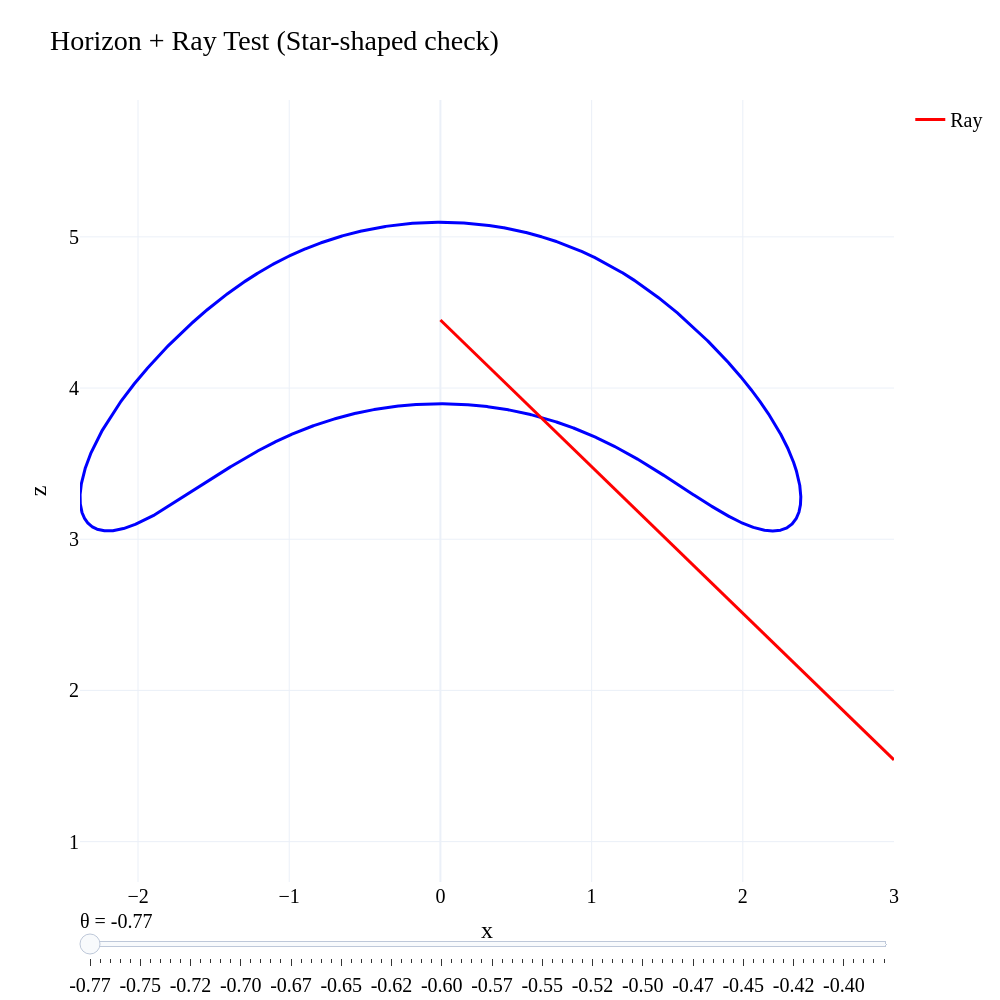

Write notebook code for a chart like this one.
### Code cell
import numpy as np
import plotly.graph_objects as go

fig = go.Figure()

data = np.loadtxt("/media/ashiquetnizar/BA78F8F778F8B36D/Common/Data_Cluster_transfer/A4.114_4.114/brill_twist_zsymmetric_4.114_4.114_200_100_2d_original/output_2d/xz/ana.CSI/prv.csv", delimiter=",", skiprows=1)
horizon = np.loadtxt("/home/ashiquetnizar/Projects/Reps/cc_axi/findAH/horizon_4.114_bif.txt", skiprows=1)

bifurcated = False

# --- Horizon data ---
x = horizon[:,0]
z = horizon[:,1]
zorg= 4.45
# --- Build closed loop ---
x_m = -x[1:-1]
z_m =  z[1:-1]

x_upper = np.concatenate([x, x_m[::-1]])
z_upper = np.concatenate([z, z_m[::-1]])

x_upper = np.append(x_upper, x_upper[0])
z_upper = np.append(z_upper, z_upper[0])

# --- Plot horizon ---
fig.add_trace(go.Scatter(
    x=x_upper,
    y=z_upper,
    mode="lines",
    showlegend=False,
    line=dict(width=3, color="blue")
))

# --- Lower loop if bifurcated ---
if bifurcated:
    fig.add_trace(go.Scatter(
        x=x_upper,
        y=-z_upper,
        mode="lines",
        showlegend=False,
        line=dict(width=3, color="blue")
    ))

# --- Initial ray ---
theta_vals = np.linspace(-0.77, -0.38, 80)

x_line = np.linspace(0, 3, 200)
z_line = np.tan(theta_vals[0]) * x_line + zorg

fig.add_trace(go.Scatter(
    x=x_line,
    y=z_line,
    mode="lines",
    line=dict(color="red", width=3),
    name="Ray"
))

# ✅ IMPORTANT: define AFTER adding ray
ray_trace_index = len(fig.data) - 1

# --- Frames ---
frames = []

for th in theta_vals:
    x_line = np.linspace(0, 3, 200)
    z_line = np.tan(th) * x_line +zorg

    frames.append(go.Frame(
        data=[go.Scatter(x=x_line, y=z_line)],
        traces=[ray_trace_index],   # ← correct now
        name=f"{th:.3f}"
    ))

fig.frames = frames

# --- Slider ---
fig.update_layout(
    sliders=[{
        "steps": [
            {
                "args": [[f"{th:.3f}"],
                         {"frame": {"duration": 0, "redraw": True},
                          "mode": "immediate"}],
                "label": f"{th:.2f}",
                "method": "animate"
            }
            for th in theta_vals
        ],
        "currentvalue": {"prefix": "θ = "}
    }]
)

# --- Layout ---
fig.update_layout(
    title="Horizon + Ray Test (Star-shaped check)",
    template='plotly_white',
    width=1000,
    height=1000,
    dragmode="pan",
    xaxis=dict(scaleanchor="y", scaleratio=1, title="x"),
    yaxis=dict(scaleratio=1, title="z"),
    font=dict(
        family="Garamond, Georgia, serif",
        size=20,
        color="black"
    )
)

fig.show()

### Figure 1 — Plotly figure (JSON) as saved in the notebook; plotly's stock layout.template omitted (floating-point values rounded to 4 significant figures; data arrays with more than 128 entries replaced by an {"elided": "..."} marker saying what was removed)
{"data": [{"line": {"color": "blue", "width": 3}, "mode": "lines", "showlegend": false, "type": "scatter", "x": {"elided": "16381 float values"}, "y": {"elided": "16381 float values"}}, {"line": {"color": "red", "width": 3}, "mode": "lines", "name": "Ray", "type": "scatter", "x": {"elided": "200 float values"}, "y": {"elided": "200 float values"}}], "layout": {"dragmode": "pan", "font": {"color": "black", "family": "Garamond, Georgia, serif", "size": 20}, "height": 1000, "sliders": [{"currentvalue": {"prefix": "θ = "}, "steps": [{"args": [["-0.770"], {"frame": {"duration": 0, "redraw": true}, "mode": "immediate"}], "label": "-0.77", "method": "animate"}, {"args": [["-0.765"], {"frame": {"duration": 0, "redraw": true}, "mode": "immediate"}], "label": "-0.77", "method": "animate"}, {"args": [["-0.760"], {"frame": {"duration": 0, "redraw": true}, "mode": "immediate"}], "label": "-0.76", "method": "animate"}, {"args": [["-0.755"], {"frame": {"duration": 0, "redraw": true}, "mode": "immediate"}], "label": "-0.76", "method": "animate"}, {"args": [["-0.750"], {"frame": {"duration": 0, "redraw": true}, "mode": "immediate"}], "label": "-0.75", "method": "animate"}, {"args": [["-0.745"], {"frame": {"duration": 0, "redraw": true}, "mode": "immediate"}], "label": "-0.75", "method": "animate"}, {"args": [["-0.740"], {"frame": {"duration": 0, "redraw": true}, "mode": "immediate"}], "label": "-0.74", "method": "animate"}, {"args": [["-0.735"], {"frame": {"duration": 0, "redraw": true}, "mode": "immediate"}], "label": "-0.74", "method": "animate"}, {"args": [["-0.731"], {"frame": {"duration": 0, "redraw": true}, "mode": "immediate"}], "label": "-0.73", "method": "animate"}, {"args": [["-0.726"], {"frame": {"duration": 0, "redraw": true}, "mode": "immediate"}], "label": "-0.73", "method": "animate"}, {"args": [["-0.721"], {"frame": {"duration": 0, "redraw": true}, "mode": "immediate"}], "label": "-0.72", "method": "animate"}, {"args": [["-0.716"], {"frame": {"duration": 0, "redraw": true}, "mode": "immediate"}], "label": "-0.72", "method": "animate"}, {"args": [["-0.711"], {"frame": {"duration": 0, "redraw": true}, "mode": "immediate"}], "label": "-0.71", "method": "animate"}, {"args": [["-0.706"], {"frame": {"duration": 0, "redraw": true}, "mode": "immediate"}], "label": "-0.71", "method": "animate"}, {"args": [["-0.701"], {"frame": {"duration": 0, "redraw": true}, "mode": "immediate"}], "label": "-0.70", "method": "animate"}, {"args": [["-0.696"], {"frame": {"duration": 0, "redraw": true}, "mode": "immediate"}], "label": "-0.70", "method": "animate"}, {"args": [["-0.691"], {"frame": {"duration": 0, "redraw": true}, "mode": "immediate"}], "label": "-0.69", "method": "animate"}, {"args": [["-0.686"], {"frame": {"duration": 0, "redraw": true}, "mode": "immediate"}], "label": "-0.69", "method": "animate"}, {"args": [["-0.681"], {"frame": {"duration": 0, "redraw": true}, "mode": "immediate"}], "label": "-0.68", "method": "animate"}, {"args": [["-0.676"], {"frame": {"duration": 0, "redraw": true}, "mode": "immediate"}], "label": "-0.68", "method": "animate"}, {"args": [["-0.671"], {"frame": {"duration": 0, "redraw": true}, "mode": "immediate"}], "label": "-0.67", "method": "animate"}, {"args": [["-0.666"], {"frame": {"duration": 0, "redraw": true}, "mode": "immediate"}], "label": "-0.67", "method": "animate"}, {"args": [["-0.661"], {"frame": {"duration": 0, "redraw": true}, "mode": "immediate"}], "label": "-0.66", "method": "animate"}, {"args": [["-0.656"], {"frame": {"duration": 0, "redraw": true}, "mode": "immediate"}], "label": "-0.66", "method": "animate"}, {"args": [["-0.652"], {"frame": {"duration": 0, "redraw": true}, "mode": "immediate"}], "label": "-0.65", "method": "animate"}, {"args": [["-0.647"], {"frame": {"duration": 0, "redraw": true}, "mode": "immediate"}], "label": "-0.65", "method": "animate"}, {"args": [["-0.642"], {"frame": {"duration": 0, "redraw": true}, "mode": "immediate"}], "label": "-0.64", "method": "animate"}, {"args": [["-0.637"], {"frame": {"duration": 0, "redraw": true}, "mode": "immediate"}], "label": "-0.64", "method": "animate"}, {"args": [["-0.632"], {"frame": {"duration": 0, "redraw": true}, "mode": "immediate"}], "label": "-0.63", "method": "animate"}, {"args": [["-0.627"], {"frame": {"duration": 0, "redraw": true}, "mode": "immediate"}], "label": "-0.63", "method": "animate"}, {"args": [["-0.622"], {"frame": {"duration": 0, "redraw": true}, "mode": "immediate"}], "label": "-0.62", "method": "animate"}, {"args": [["-0.617"], {"frame": {"duration": 0, "redraw": true}, "mode": "immediate"}], "label": "-0.62", "method": "animate"}, {"args": [["-0.612"], {"frame": {"duration": 0, "redraw": true}, "mode": "immediate"}], "label": "-0.61", "method": "animate"}, {"args": [["-0.607"], {"frame": {"duration": 0, "redraw": true}, "mode": "immediate"}], "label": "-0.61", "method": "animate"}, {"args": [["-0.602"], {"frame": {"duration": 0, "redraw": true}, "mode": "immediate"}], "label": "-0.60", "method": "animate"}, {"args": [["-0.597"], {"frame": {"duration": 0, "redraw": true}, "mode": "immediate"}], "label": "-0.60", "method": "animate"}, {"args": [["-0.592"], {"frame": {"duration": 0, "redraw": true}, "mode": "immediate"}], "label": "-0.59", "method": "animate"}, {"args": [["-0.587"], {"frame": {"duration": 0, "redraw": true}, "mode": "immediate"}], "label": "-0.59", "method": "animate"}, {"args": [["-0.582"], {"frame": {"duration": 0, "redraw": true}, "mode": "immediate"}], "label": "-0.58", "method": "animate"}, {"args": [["-0.577"], {"frame": {"duration": 0, "redraw": true}, "mode": "immediate"}], "label": "-0.58", "method": "animate"}, {"args": [["-0.573"], {"frame": {"duration": 0, "redraw": true}, "mode": "immediate"}], "label": "-0.57", "method": "animate"}, {"args": [["-0.568"], {"frame": {"duration": 0, "redraw": true}, "mode": "immediate"}], "label": "-0.57", "method": "animate"}, {"args": [["-0.563"], {"frame": {"duration": 0, "redraw": true}, "mode": "immediate"}], "label": "-0.56", "method": "animate"}, {"args": [["-0.558"], {"frame": {"duration": 0, "redraw": true}, "mode": "immediate"}], "label": "-0.56", "method": "animate"}, {"args": [["-0.553"], {"frame": {"duration": 0, "redraw": true}, "mode": "immediate"}], "label": "-0.55", "method": "animate"}, {"args": [["-0.548"], {"frame": {"duration": 0, "redraw": true}, "mode": "immediate"}], "label": "-0.55", "method": "animate"}, {"args": [["-0.543"], {"frame": {"duration": 0, "redraw": true}, "mode": "immediate"}], "label": "-0.54", "method": "animate"}, {"args": [["-0.538"], {"frame": {"duration": 0, "redraw": true}, "mode": "immediate"}], "label": "-0.54", "method": "animate"}, {"args": [["-0.533"], {"frame": {"duration": 0, "redraw": true}, "mode": "immediate"}], "label": "-0.53", "method": "animate"}, {"args": [["-0.528"], {"frame": {"duration": 0, "redraw": true}, "mode": "immediate"}], "label": "-0.53", "method": "animate"}, {"args": [["-0.523"], {"frame": {"duration": 0, "redraw": true}, "mode": "immediate"}], "label": "-0.52", "method": "animate"}, {"args": [["-0.518"], {"frame": {"duration": 0, "redraw": true}, "mode": "immediate"}], "label": "-0.52", "method": "animate"}, {"args": [["-0.513"], {"frame": {"duration": 0, "redraw": true}, "mode": "immediate"}], "label": "-0.51", "method": "animate"}, {"args": [["-0.508"], {"frame": {"duration": 0, "redraw": true}, "mode": "immediate"}], "label": "-0.51", "method": "animate"}, {"args": [["-0.503"], {"frame": {"duration": 0, "redraw": true}, "mode": "immediate"}], "label": "-0.50", "method": "animate"}, {"args": [["-0.498"], {"frame": {"duration": 0, "redraw": true}, "mode": "immediate"}], "label": "-0.50", "method": "animate"}, {"args": [["-0.494"], {"frame": {"duration": 0, "redraw": true}, "mode": "immediate"}], "label": "-0.49", "method": "animate"}, {"args": [["-0.489"], {"frame": {"duration": 0, "redraw": true}, "mode": "immediate"}], "label": "-0.49", "method": "animate"}, {"args": [["-0.484"], {"frame": {"duration": 0, "redraw": true}, "mode": "immediate"}], "label": "-0.48", "method": "animate"}, {"args": [["-0.479"], {"frame": {"duration": 0, "redraw": true}, "mode": "immediate"}], "label": "-0.48", "method": "animate"}, {"args": [["-0.474"], {"frame": {"duration": 0, "redraw": true}, "mode": "immediate"}], "label": "-0.47", "method": "animate"}, {"args": [["-0.469"], {"frame": {"duration": 0, "redraw": true}, "mode": "immediate"}], "label": "-0.47", "method": "animate"}, {"args": [["-0.464"], {"frame": {"duration": 0, "redraw": true}, "mode": "immediate"}], "label": "-0.46", "method": "animate"}, {"args": [["-0.459"], {"frame": {"duration": 0, "redraw": true}, "mode": "immediate"}], "label": "-0.46", "method": "animate"}, {"args": [["-0.454"], {"frame": {"duration": 0, "redraw": true}, "mode": "immediate"}], "label": "-0.45", "method": "animate"}, {"args": [["-0.449"], {"frame": {"duration": 0, "redraw": true}, "mode": "immediate"}], "label": "-0.45", "method": "animate"}, {"args": [["-0.444"], {"frame": {"duration": 0, "redraw": true}, "mode": "immediate"}], "label": "-0.44", "method": "animate"}, {"args": [["-0.439"], {"frame": {"duration": 0, "redraw": true}, "mode": "immediate"}], "label": "-0.44", "method": "animate"}, {"args": [["-0.434"], {"frame": {"duration": 0, "redraw": true}, "mode": "immediate"}], "label": "-0.43", "method": "animate"}, {"args": [["-0.429"], {"frame": {"duration": 0, "redraw": true}, "mode": "immediate"}], "label": "-0.43", "method": "animate"}, {"args": [["-0.424"], {"frame": {"duration": 0, "redraw": true}, "mode": "immediate"}], "label": "-0.42", "method": "animate"}, {"args": [["-0.419"], {"frame": {"duration": 0, "redraw": true}, "mode": "immediate"}], "label": "-0.42", "method": "animate"}, {"args": [["-0.415"], {"frame": {"duration": 0, "redraw": true}, "mode": "immediate"}], "label": "-0.41", "method": "animate"}, {"args": [["-0.410"], {"frame": {"duration": 0, "redraw": true}, "mode": "immediate"}], "label": "-0.41", "method": "animate"}, {"args": [["-0.405"], {"frame": {"duration": 0, "redraw": true}, "mode": "immediate"}], "label": "-0.40", "method": "animate"}, {"args": [["-0.400"], {"frame": {"duration": 0, "redraw": true}, "mode": "immediate"}], "label": "-0.40", "method": "animate"}, {"args": [["-0.395"], {"frame": {"duration": 0, "redraw": true}, "mode": "immediate"}], "label": "-0.39", "method": "animate"}, {"args": [["-0.390"], {"frame": {"duration": 0, "redraw": true}, "mode": "immediate"}], "label": "-0.39", "method": "animate"}, {"args": [["-0.385"], {"frame": {"duration": 0, "redraw": true}, "mode": "immediate"}], "label": "-0.38", "method": "animate"}, {"args": [["-0.380"], {"frame": {"duration": 0, "redraw": true}, "mode": "immediate"}], "label": "-0.38", "method": "animate"}]}], "title": {"text": "Horizon + Ray Test (Star-shaped check)"}, "width": 1000, "xaxis": {"scaleanchor": "y", "scaleratio": 1, "title": {"text": "x"}}, "yaxis": {"scaleratio": 1, "title": {"text": "z"}}}}
